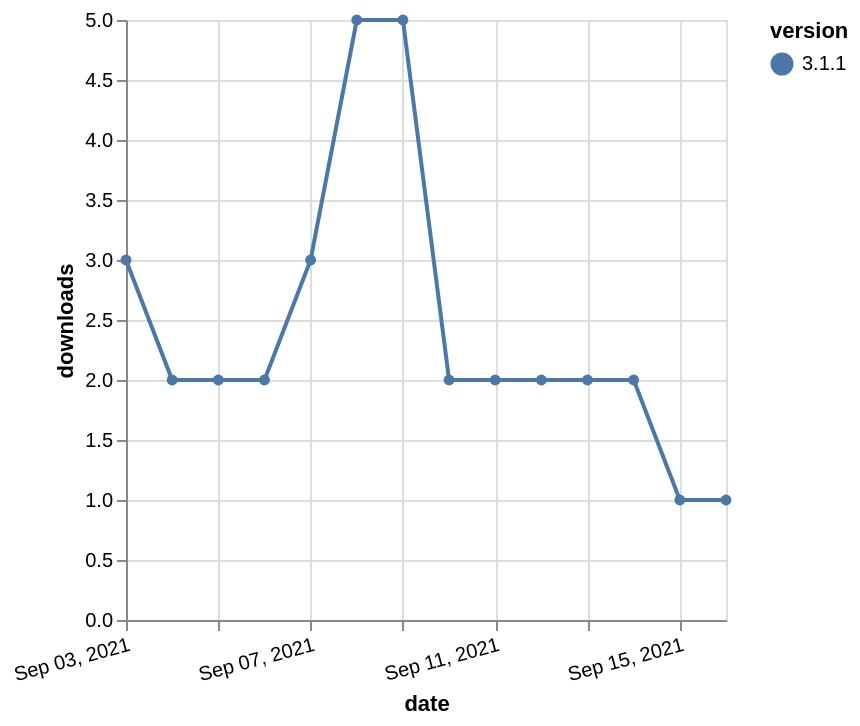

Vega-Lite specification for this chart:
### Vega-Lite specification from a JSON file in a GitHub repository (floating-point values rounded to 4 significant figures)
{"$schema": "https://vega.github.io/schema/vega-lite/v5.json", "description": "A simple bar chart with embedded data.", "data": {"values": [{"date": "2021-09-03", "total": 11130, "delta": 3, "version": "3.1.1"}, {"date": "2021-09-04", "total": 11132, "delta": 2, "version": "3.1.1"}, {"date": "2021-09-05", "total": 11134, "delta": 2, "version": "3.1.1"}, {"date": "2021-09-06", "total": 11136, "delta": 2, "version": "3.1.1"}, {"date": "2021-09-07", "total": 11139, "delta": 3, "version": "3.1.1"}, {"date": "2021-09-08", "total": 11144, "delta": 5, "version": "3.1.1"}, {"date": "2021-09-09", "total": 11149, "delta": 5, "version": "3.1.1"}, {"date": "2021-09-10", "total": 11151, "delta": 2, "version": "3.1.1"}, {"date": "2021-09-11", "total": 11153, "delta": 2, "version": "3.1.1"}, {"date": "2021-09-12", "total": 11155, "delta": 2, "version": "3.1.1"}, {"date": "2021-09-13", "total": 11157, "delta": 2, "version": "3.1.1"}, {"date": "2021-09-14", "total": 11159, "delta": 2, "version": "3.1.1"}, {"date": "2021-09-15", "total": 11160, "delta": 1, "version": "3.1.1"}, {"date": "2021-09-16", "total": 11161, "delta": 1, "version": "3.1.1"}]}, "width": "container", "mark": {"type": "line", "point": {"filled": true}}, "encoding": {"x": {"field": "date", "type": "temporal", "timeUnit": "yearmonthdate", "title": "date", "axis": {"labelAngle": -15}}, "y": {"field": "delta", "type": "quantitative", "title": "downloads"}, "color": {"field": "version", "type": "nominal"}, "tooltip": {"field": "delta"}}}
